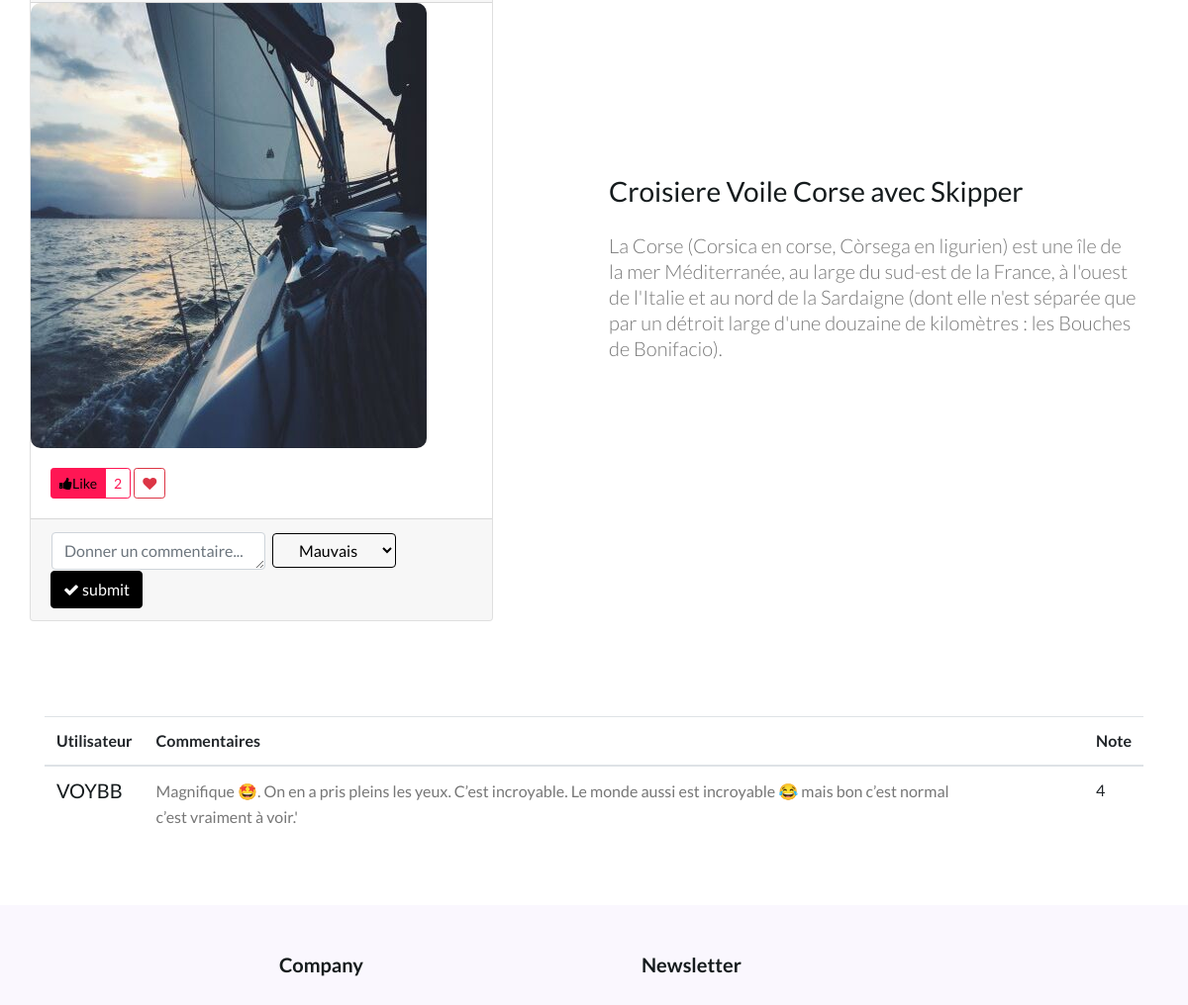
Before: /detail/1 (middle part) with the older database file.
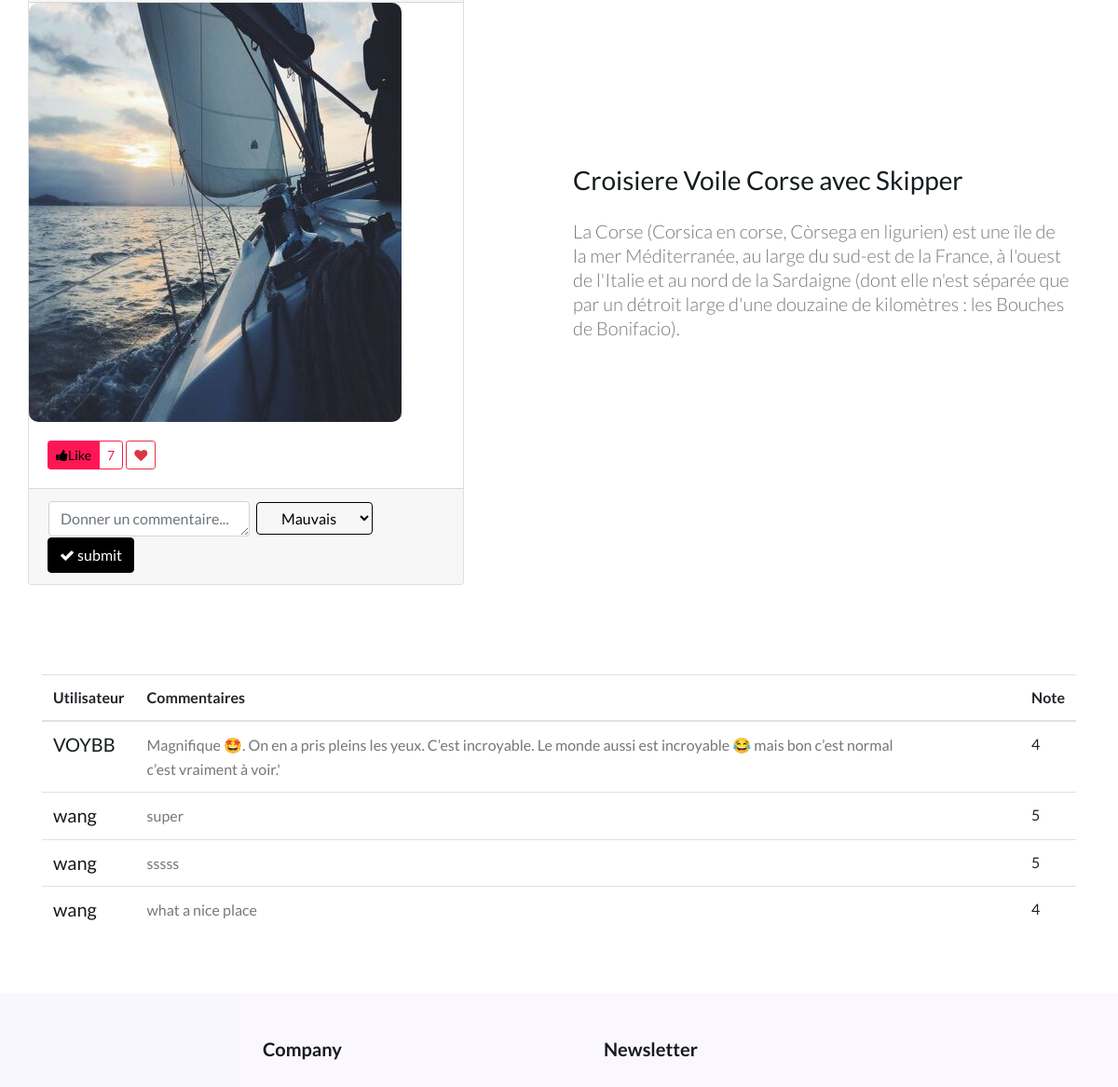
After: the same page with the newer database file.
### tables this page shows
CREATE TABLE Lieu(
idLieu INTEGER NOT NULL PRIMARY KEY,
nomLieu VARCHAR(255) NOT NULL,
descLieu VARCHAR(255), 
dureeConseillee INTEGER, 
prix INTEGER,
idVille INTEGER NOT NULL,
CONSTRAINT fk_Ville
	FOREIGN KEY (idVille)
	REFERENCES Ville(idVille)
	ON DELETE CASCADE
);

CREATE TABLE Commentaire(
idCo INTEGER NOT NULL PRIMARY KEY,
descCo VARCHAR (255), 
note INTEGER CHECK(note>=0 AND note<=5), 
idUti INTEGER NOT NULL, 
idLieu INTEGER NOT NULL, 
CONSTRAINT fk_Uti
	FOREIGN KEY(idUti)
	REFERENCES Utilisateur(idUti)
	ON DELETE CASCADE, 
CONSTRAINT fk_Lieu
	FOREIGN KEY(idLieu)
	REFERENCES Lieu(idLieu)
	ON DELETE CASCADE
);

CREATE TABLE Utilisateur (
idUti INTEGER NOT NULL PRIMARY KEY, 
pseudo VARCHAR(50) NOT NULL, 
mailUti VARCHAR(50) NOT NULL, 
mdpUti VARCHAR(50) NOT NULL
);

### test.py (the view, shortened to what this page needs)
@app.route('/detail/<int:lieu_id>')
def detail_page(lieu_id):
    con = connection()
    query = f'''select nomLieu, descLieu, nomVille, idLieu from lieu, ville where lieu.idville = ville.idville and idLieu = {lieu_id};'''
    res = select_donne(con, query)
    query_nb_like = f'''select count(idLieu) from liker where idLieu = {lieu_id};'''
    print(res)
    nb_like = select_donne(connection(), query_nb_like)[0][0]
    like_flag = False
    query_commentaire = f'''select pseudo, note, descCo from commentaire, utilisateur where  utilisateur.idUti = commentaire.idUti and idLieu={lieu_id};'''
    commentaires = select_donne(connection(), query_commentaire)
    path = f'assets/images/lieu/{lieu_id}.jpg'
    print("nubmer", nb_like)
    return render_template('detail.html', infos=res, path=path, nb=nb_like, like_flag=like_flag, commentaires=commentaires)

### test.py (called while the page is built)
def connection():
    if not os.path.exists('db/novage_db.sqlite3'):
        print(f"Le fichier {'db/novage_db.sqlite3'} n'existe pas")
        connection = None
    else:
        try:
            connection = sqlite3.connect('db/novage_db.sqlite3')
            print("Connection to SQLite réussi")
        except OSError as e:
            print(f"The error {e} occured")
    return connection

def select_donne(connect, query):
    cursor = connect.cursor()
    try:
        cursor.execute(query)
    except EOFError as e:
        print("Error execute query!")
    result = cursor.fetchall()
    connect.close()
    return result

### templates/detail.html (shortened to what this page needs)
{% extends "layout_contenu.html" %}
{% block bar %}
 <div class="grids-1 py-5">
      <div class="container">
        <div class="row cols-xs-space cols-sm-space align-items-center">
          <div class="col-lg-6 row">
              <div class="card">
                <div class="card-image">
                  <img src="{{ url_for('static', filename=path) }}" class="img-fluid">
                </div>
                <div class="card-body">
                    <div class="btn-group btn-action-label" role="group" aria-label="Like">
                        <button type="button" class="btn btn-sm btn-secondary btn-action"><a href="{{ url_for('add_like', lieu_id=infos[0][3]) }}"><i class="fa fa-thumbs-up"></i><span>Like</span></a></button>
                        <p class="btn btn-sm btn-outline-secondary btn-label">{{ nb }}</p>
                    </div>
                    <div class="btn-group btn-action-label" role="group" aria-label="Like">
                        <a href="{{ url_for('addfavos_page', lieu_id=infos[0][3]) }}" class="btn btn-sm btn-outline-danger btn-label"><i class="fa fa-heart"></i></a>
                    </div>
                  </div>
                <div class="card-footer">
                  <div class="row ">
                    <div class="col-10 ">
                      <form method="post" action="{{ url_for('add_comm', lieu_id=infos[0][3]) }}" class="card-comment-box" role="form">
                            <table>
                                <tr >
                                    <td ><textarea id="com" name="com" cols="30" rows="1" class="form-control textarea-autosize"
                          placeholder="Donner un commentaire..."></textarea></td>
                                    <td>&nbsp;</td>
                                    <td >
                                        <select name="note" class="btn btn-outline-primary dropdown-toggle" type="button" ></option>
                                            <option value="1">Mauvais</option>
                                        </select>
                                    </td>
                                </tr>
                            </table>
                          <button type="submit" class="btn btn-primary"><i id="addCom" class="fa fa-check"></i> submit</button>
                      </form>
                    </div>
                  </div>
                </div>
              </div>
          </div>
          <div class="col-lg-6 ml-lg-auto">
              <h3 class="heading h3">
                {{ infos[0][0] }}
              </h3>
              <p class="lead text-gray mt-4">{{ infos[0][1] }}
              </p>
          </div>
        </div>
      </div>
  </div>
  <section class="grids-1 py-5">
    <div class="container img-center">
    <table class="table table-hover table-cards align-items-center">
    <thead>
        <tr>
            <th scope="col">Utilisateur</th>
            <th scope="col">Commentaires</th>
            <th scope="col">Note</th>
        </tr>
    </thead>
    <tbody>
    {% for com in commentaires %}
        <tr class="bg-white">
            <th scope="row">
                <div class="media align-items-center">
                    <div class="media-body">
                        <h6 class="h5 font-weight-normal mb-0">{{ com[0] }}</h6>
                    </div>
                </div>
            </th>
            <td> <div style="width: 90%"> <p name="{{ com[0] }}"  class="card-text">{{ com[2] }}</p> </div> </td>
            <td>{{ com[1] }}</td>
        </tr>
    {%  endfor %}
    </tbody>
</table>
    </div>
  </section>
{% endblock %}

### templates/layout_contenu.html (shortened to what this page needs)
{% extends "layout.html" %}
{% block content %}
{% block bar %}
    {% endblock %}
{% endblock %}

### templates/layout.html (shortened to what this page needs)
<!doctype html>
<html lang="zxx">
<head>
  {% block styles %}
  <link rel="stylesheet" href="{{ url_for('static',filename='assets/css/style-starter.css')}}">
  {% endblock %}
</head>
<body>
  {% block content %}
  {%  endblock %}
  <footer>
    <section class="w3l-footer">
      <div class="w3l-footer-16-main py-5">
        <div class="container">
          <div class="row">
            <div class="col-lg-6 column">
              <div class="row">
                <div class="col-md-4 column footer-c">
                  <h3>Company</h3>
                  <br>
                </div>
              </div>
            </div>
            <div class="col-lg-6 col-md-12 column pl-lg-5 column4 mt-lg-0 mt-5 ">
              <h3>Newsletter </h3>
            </div>
          </div>
        </div>
      </div>
    </section>
  </footer>
</body>
</html>

Changed rows visible on the page:
added Commentaire: pseudo "wang", descCo "super", note "5"
added Commentaire: pseudo "wang", descCo "sssss", note "5"
added Commentaire: pseudo "wang", descCo "what a nice place", note "4"
Other visible differences:
{{ nb }}: "2" → "7"
